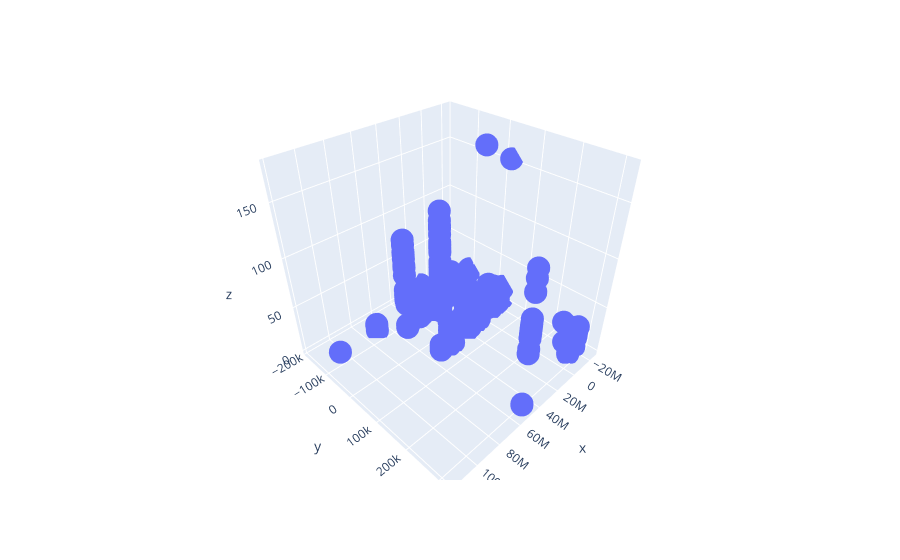

Here is the notebook cell this chart was saved with:
### Code cell
import plotly.express as px
px.scatter_3d(x=X_train[:,0],y=X_train[:,1],z=y_train)

### Figure 1 — Plotly figure (JSON) as saved in the notebook; plotly's stock layout.template omitted (floating-point values rounded to 4 significant figures; data arrays with more than 128 entries replaced by an {"elided": "..."} marker saying what was removed)
{"data": [{"hovertemplate": "x=%{x}<br>y=%{y}<br>z=%{z}<extra></extra>", "legendgroup": "", "marker": {"color": "#636efa", "symbol": "circle"}, "mode": "markers", "name": "", "scene": "scene", "showlegend": false, "type": "scatter3d", "x": {"elided": "2011 float values"}, "y": {"elided": "2011 float values"}, "z": {"elided": "2011 float values"}}], "layout": {"legend": {"tracegroupgap": 0}, "margin": {"t": 60}, "scene": {"domain": {"x": [0, 1], "y": [0, 1]}, "xaxis": {"title": {"text": "x"}}, "yaxis": {"title": {"text": "y"}}, "zaxis": {"title": {"text": "z"}}}}}
